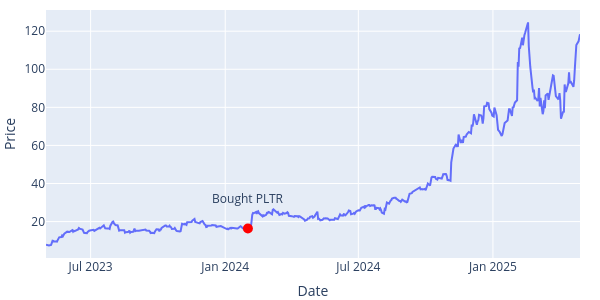

Here is the notebook cell this chart was saved with:
### Markdown cell above
## Daily PLTR prices

### Code cell
PLTR = yf.download("PLTR", start=start, end=end, auto_adjust=True, multi_level_index=False)
PLTR.to_csv("../data/pltr_prices.csv")

display(PLTR.head(3))
fig = px.line(PLTR, y="Close", width=600, height=300, labels={"Close":"Price"})

fig.add_scatter(x=[purchase_date], y=PLTR.loc[[purchase_date], "Close"], marker=dict(color="red", size=10), showlegend=False)
fig.add_annotation( x=purchase_date, y=PLTR.loc[purchase_date, "Close"], text="Bought PLTR", showarrow=False, yshift=30)
fig.update_layout(margin=dict(l=0, r=20, t=10, b=10)).show()

### Figure 1 — Plotly figure (JSON) as saved in the notebook; plotly's stock layout.template omitted (floating-point values rounded to 4 significant figures; data arrays with more than 128 entries replaced by an {"elided": "..."} marker saying what was removed)
{"data": [{"hovertemplate": "Date=%{x}<br>Price=%{y}<extra></extra>", "legendgroup": "", "line": {"color": "#636efa", "dash": "solid"}, "marker": {"symbol": "circle"}, "mode": "lines", "name": "", "orientation": "v", "showlegend": false, "type": "scatter", "x": {"elided": "502 str values"}, "xaxis": "x", "y": {"elided": "502 float values"}, "yaxis": "y"}, {"marker": {"color": "red", "size": 10}, "showlegend": false, "type": "scatter", "x": ["2024-02-01"], "y": [16.33]}], "layout": {"annotations": [{"showarrow": false, "text": "Bought PLTR", "x": "2024-02-01", "y": 16.33, "yshift": 30}], "height": 300, "legend": {"tracegroupgap": 0}, "margin": {"b": 10, "l": 0, "r": 20, "t": 10}, "width": 600, "xaxis": {"anchor": "y", "domain": [0, 1], "title": {"text": "Date"}}, "yaxis": {"anchor": "x", "domain": [0, 1], "title": {"text": "Price"}}}}
